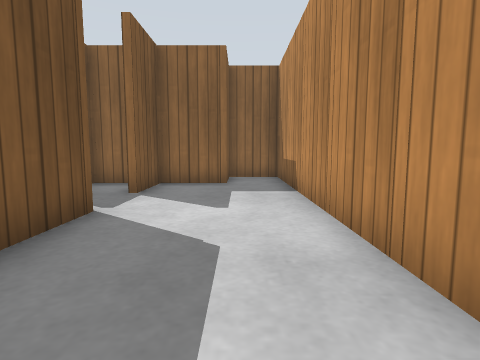
[1] (above)

24 first-person views from a walk through a robot-simulator world made for Gazebo. The camera is 0.5 m above the floor, tilts 6° down and sees 80° across. The floor is counted in squares, 0.5 m on a side. Each view is taken from the middle of a square. On the plan, view 1 faces up. The plan holds only what a view shows up to about 11 squares ahead; the rest is blank. Gazebo's built-in surfaces are drawn with simple patterns.

[2]
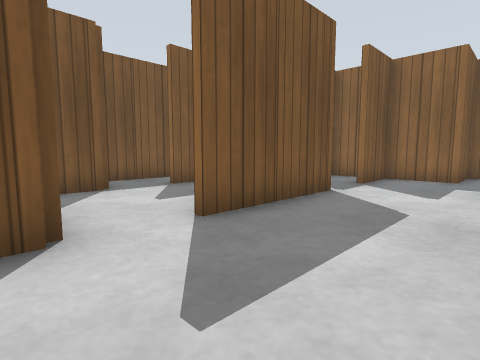

[3]
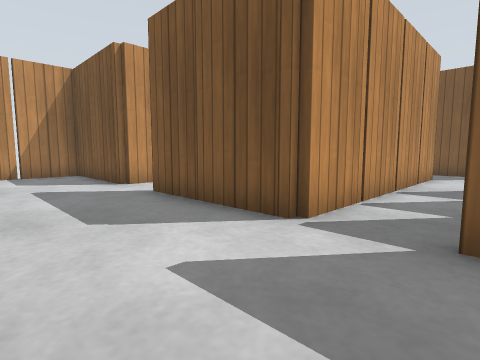

[4]
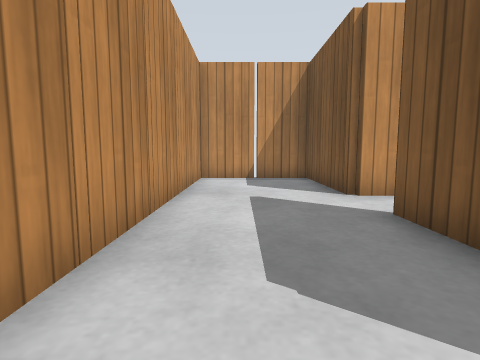

[5]
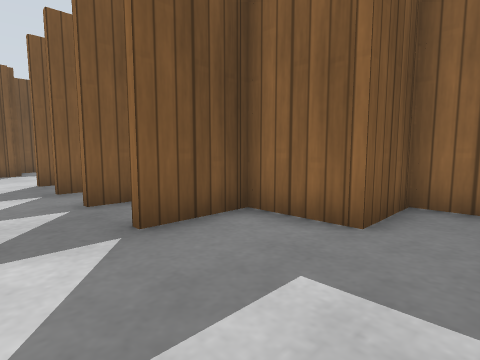

[6]
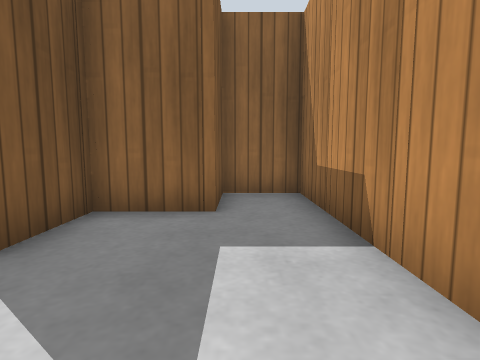

[7]
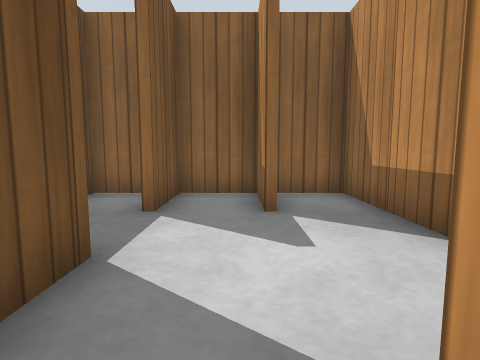

[8]
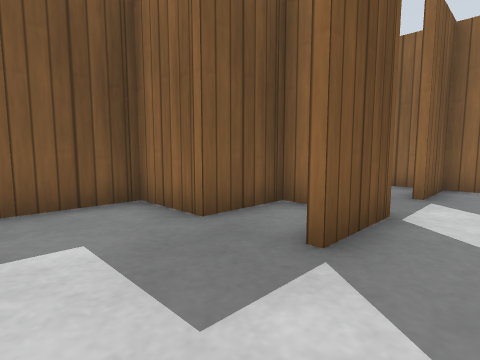

[9]
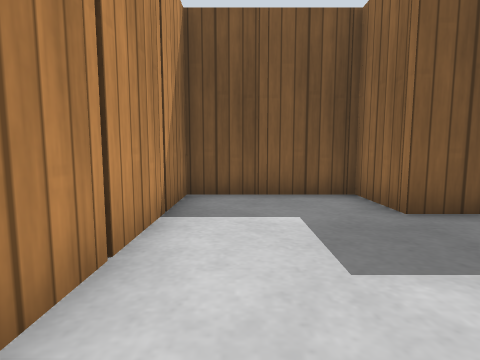

[10]
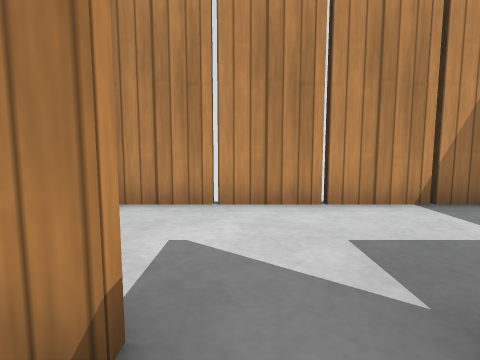

[11]
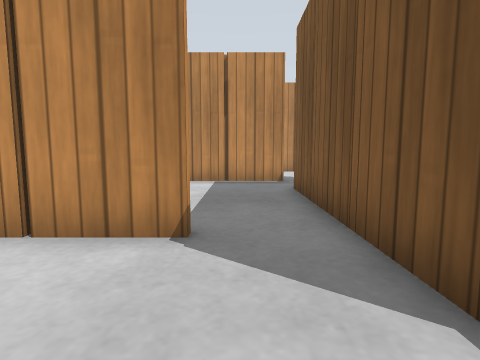

[12]
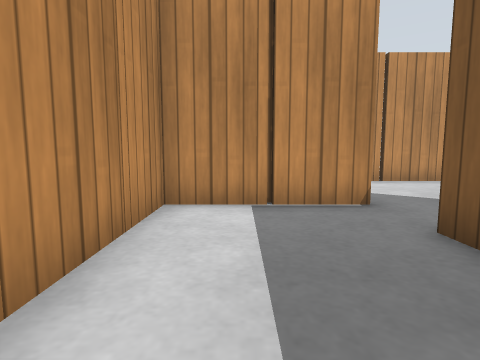

[13]
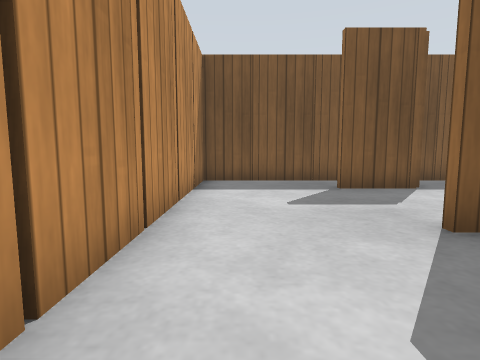

[14]
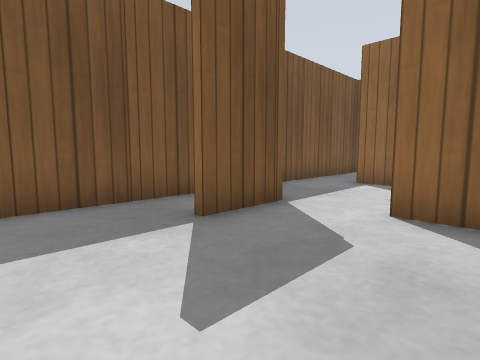

[15]
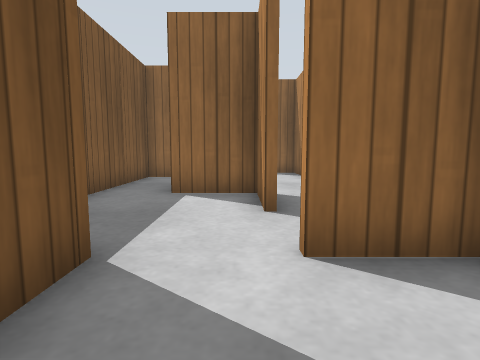

[16]
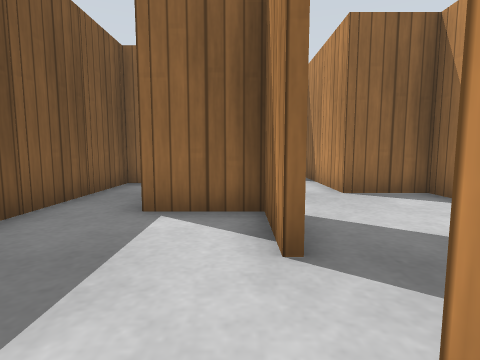

[17]
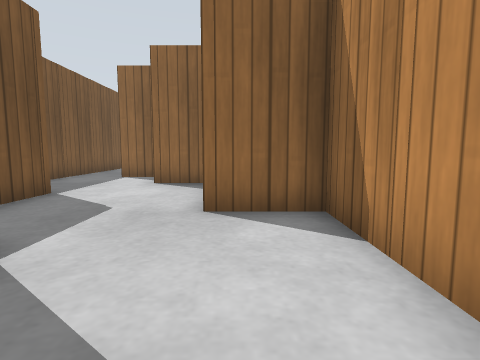

[18]
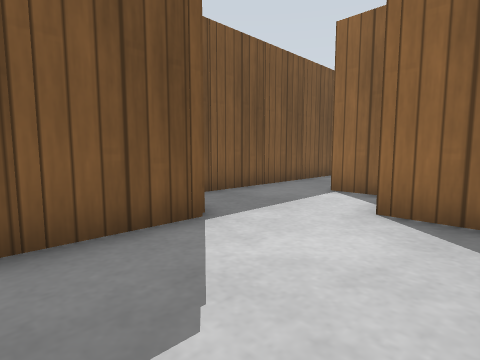

[19]
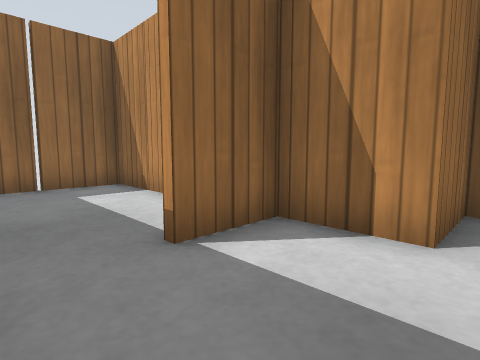

[20]
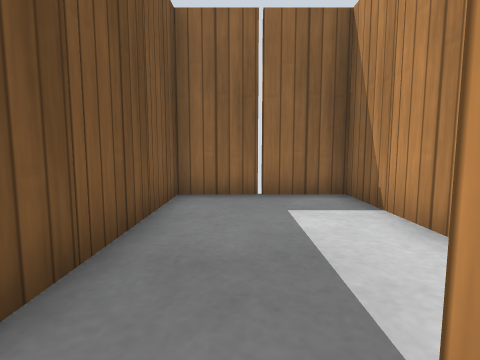

[21]
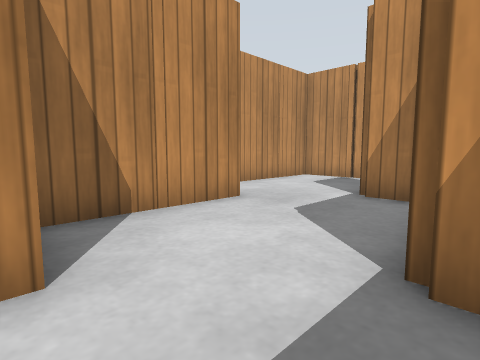

[22]
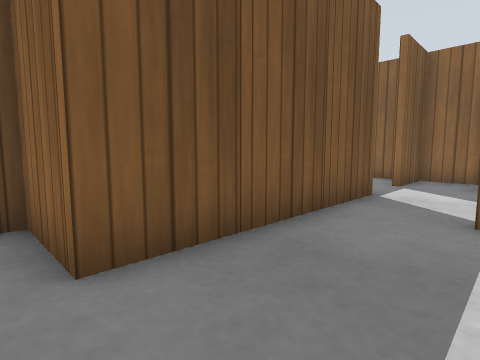

[23]
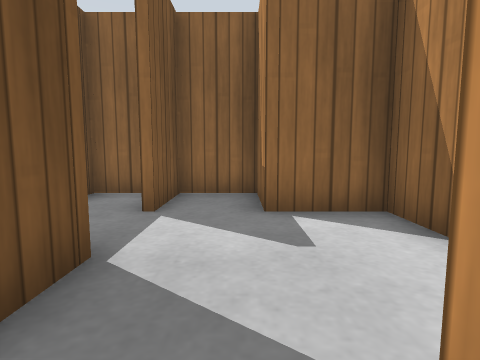

[24]
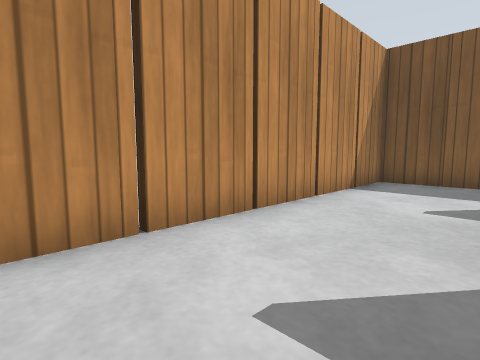

### Floor plan
Points are (right, up) in squares from view 1. A wall is a line through its corners. A room is listed if a view was taken in it or the views show most of it. See-through windows are left out.
Room 1 (views 1, 2, 3, 4, 5, 6, 10, 11)
walls: (-2.4, 7.5) (-2.4, 6.5); (-4.4, 7.5) (-4.4, 6.5); (-6.4, 7.1) (-6.4, 6.5); (-2.4, 3.6) (-2.4, 2.5); (-0.4, 9.5) (-0.4, 8.6) (-1.5, 8.6); (-7, 4.6) (-7.5, 4.6); (-4.6, 2.5) (-4.6, 4.5); (-6.4, 3.5) (-6.4, 2.5); (-8.4, 7) (-8.4, 6.5); (-2.4, 1.6) (-2.4, 0.5); (-8.6, 7.1) (-8.6, 8.6) (-10.6, 8.6) (-10.6, 9.6); (-2.6, 1.1) (-2.6, 4.6) (-5.5, 4.6); (-8.4, 3.5) (-8.4, 2.5); (-6.4, 0.5) (-6.4, -0.5); (-10.5, 4.8) (-2.5, 4.8); (-4.5, -1.2) (-2.5, -1.2); (-10.6, 10.6) (-11.5, 10.6); (-2.4, -1.5) (-2.4, -3.5); (-12.4, 6.5) (-12.4, 4.4); (-12.4, 9.5) (-12.4, 8.5); (-2.4, -5.2) (1.4, -5.2) (1.4, 10.6) (0.4, 10.6)
ways out: opening at (-10, 3.2) to room 2; opening at (-5, -1) to room 2; opening at (-3, -4) to room 2; opening at (-12, 8) to room 4
objects: wooden post (-12, 6); other object (-10, 10); wooden post (-8, 2); wooden post (-8, 4); wooden post (-8, 5); wooden post (-8, 8); wooden post (-6, 0); wooden post (-6, 4); wooden post (-6, 5); other object (-4, 4); wooden post (-4, 5); wooden post (-4, 8); wooden post (-4, 9); wooden post (-2, -4); wooden post (-2, -2); wooden post (-2, 2); wooden post (-2, 4); wooden post (-2, 8); wooden post (-2, 9); wooden post (0, -5); wooden post (0, 10); wooden post (0, 11); wooden post (2, -4); wooden post (2, -2); wooden post (2, 0); wooden post (2, 2); wooden post (2, 4); wooden post (2, 6); wooden post (2, 8); wooden post (2, 10)
Room 2 (views 7, 8, 9, 12, 13, 14, 15, 16, 17, 22, 23, 24)
walls: (-12.5, -1.2) (-8.6, -1.2) (-8.6, 1.6); (-14.4, -1) (-14.4, -1.5); (-12.6, 1.4) (-12.6, 5.6); (-14.9, 0.8) (-13.2, 0.8); (-12.4, 1.6) (-12.4, 0.6) (-16.5, 0.6); (-10.4, -2.5) (-10.4, -3.5); (-8.4, -0.5) (-8.4, -1.4) (-9.5, -1.4); (-12.4, 3.6) (-12.4, 2.5); (-10.4, -5.2) (-2.8, -5.2); (-16.6, 2.5) (-16.6, 4.6) (-18.6, 4.6); (-7.8, 0.6) (-8.5, 0.6); (-18.4, 0.5) (-18.4, -1.5); (-6.4, -0.5) (-6.4, -1.5); (-20.4, 0) (-20.4, -5.2) (-11.1, -5.2); (-12.6, 6.6) (-13.6, 6.6)
ways out: opening at (-10, 3.2) to room 1; opening at (-5, -1) to room 1; opening at (-3, -4) to room 1; opening at (-15, 5) to room 3; opening at (-18, 3)
objects: wooden post (-21, -3); wooden post (-21, -1); wooden post (-18, -5); wooden post (-18, 0); wooden post (-16, -5); wooden post (-16, 4); wooden post (-14, -5); wooden post (-14, 0); wooden post (-14, 1); wooden post (-12, -5); wooden post (-12, 2); wooden post (-12, 4); wooden post (-10, -4); wooden post (-10, -2); wooden post (-10, -1); wooden post (-8, -5); wooden post (-8, 0); wooden post (-6, -5); wooden post (-4, -5)
Room 3 (view 18)
walls: (-17.5, 4.8) (-16.5, 4.8); (-13.6, 6.6) (-14.6, 6.6) (-14.6, 7.6); (-18.4, 8.1) (-18.4, 6.5); (-12.6, 5.6) (-12.6, 6.6)
ways out: opening at (-15, 5) to room 2; opening at (-16, 7) to room 4
Room 4 (views 19, 20, 21)
walls: (-16.5, 12.6) (-18.5, 12.6); (-16.6, 15.1) (-16.6, 18.4) (-20.4, 18.4) (-20.4, 10.1); (-13.1, 10.6) (-16.6, 10.6) (-16.6, 11.5); (-14.6, 7.6) (-14.6, 10.5); (-10.6, 9.6) (-10.6, 10.6)
ways out: opening at (-12, 8) to room 1; opening at (-16, 7) to room 3; opening at (-16.7, 15)
objects: wooden post (-21, 11); wooden post (-21, 13); wooden post (-21, 15); wooden post (-21, 17); wooden post (-18, 8); wooden post (-18, 19); wooden post (-14, 8); wooden post (-14, 10); wooden post (-12, 10)

Positions as (right, up) in squares from view 1, and headings:
1: (0, 0), facing up
2: (1, -2), facing up-left
3: (1, 7), facing down-left
4: (0, 5), facing down
5: (1, 5), facing up-left
6: (0, 4), facing up
7: (-5, -2), facing up
8: (-5, -4), facing up-left
9: (-4, -4), facing left
10: (-5, 0), facing down
11: (-11, 8), facing down
12: (-10, 4), facing down
13: (-11, -4), facing left
14: (-15, -4), facing up-left
15: (-17, -2), facing up
16: (-17, 0), facing up
17: (-14, 2), facing up
18: (-15, 6), facing up-left
19: (-20, 10), facing up-right
20: (-19, 12), facing up
21: (-19, 11), facing down-right
22: (-10, 0), facing up-left
23: (-11, 4), facing up
24: (-11, -2), facing down-left
